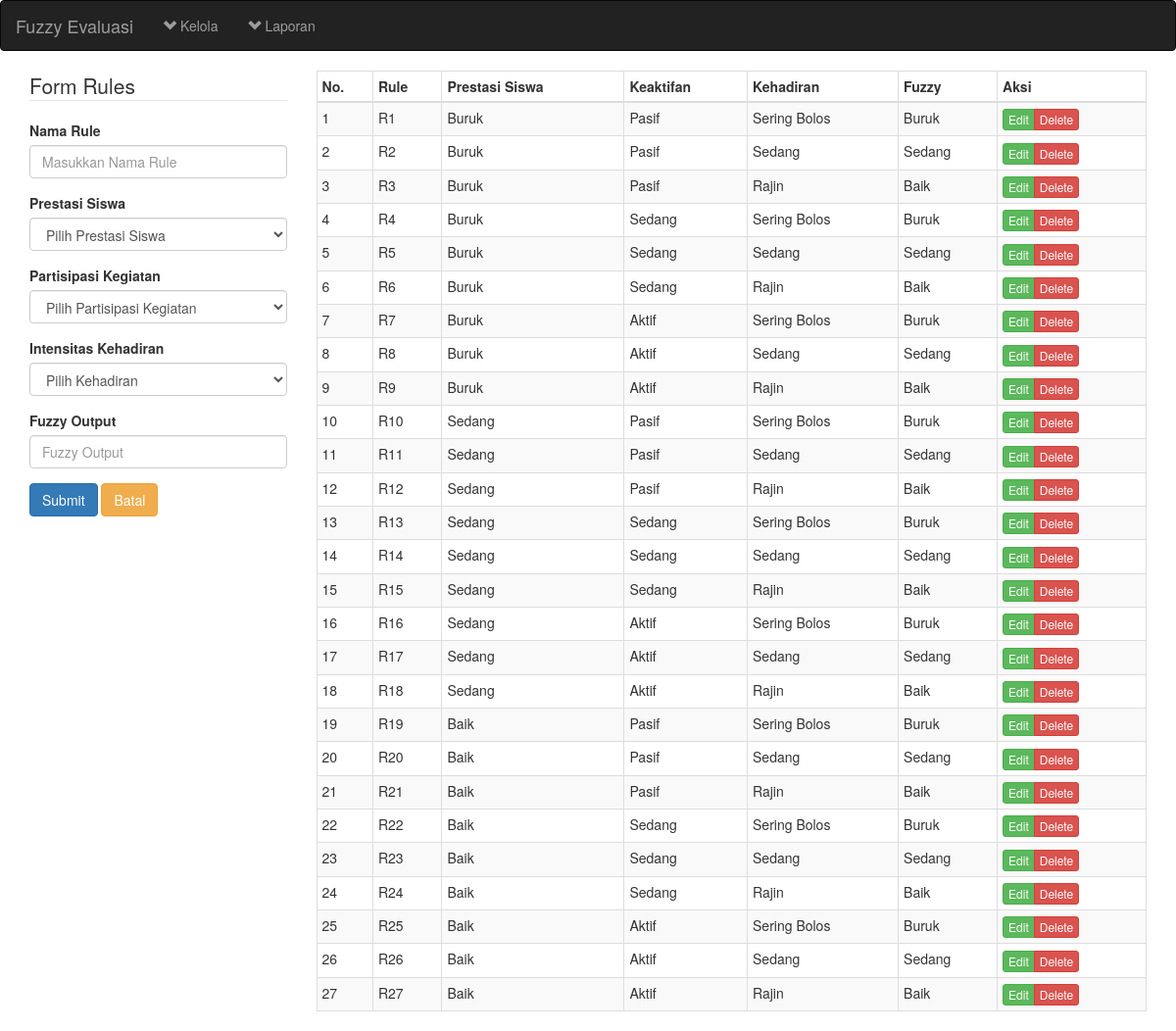
Page /fuzzyevaluasi2/rules.php on the committed database.
### tables this page shows
CREATE TABLE `rules` (
  `rule_id` int(11) NOT NULL AUTO_INCREMENT,
  `rulename` varchar(50) NOT NULL DEFAULT '0',
  `prestasi` varchar(50) NOT NULL DEFAULT '0',
  `kegiatan` varchar(50) NOT NULL DEFAULT '0',
  `kehadiran` varchar(100) NOT NULL DEFAULT '0',
  `fuzzy_output` varchar(100) NOT NULL DEFAULT '0',
  `datetime` datetime NOT NULL DEFAULT CURRENT_TIMESTAMP ON UPDATE CURRENT_TIMESTAMP,
  PRIMARY KEY (`rule_id`)
);

### fuzzyevaluasi2/rules.php (called while the page is built, shortened)
<?php include('header.php'); ?>
<?php include('content-rules.php'); ?>
<?php include('footer.php'); ?>

### fuzzyevaluasi2/list-rule.php (the view, shortened to what this page needs)
<?php
$sql="select * from rules";
$result=mysql_query($sql)or die('Maaf, Query Salah');
function show_rule($show){
	global $result;
	if($result==true){
		while($row=mysql_fetch_array($result)):
			?>
				<tr>
					<td><?php echo $row['rule_id'] ?></td>
					<td><?php echo $row['rulename'] ?></td>
					<td><?php echo $row['prestasi'] ?></td>
					<td><?php echo $row['kegiatan'] ?></td>
					<td><?php echo $row['kehadiran'] ?></td>
					<td><?php echo $row['fuzzy_output'] ?></td>
				<?php
					switch ($show) {
						case 'all':
							?>
							<td><div class="btn-group">
								<a href="proses.php?form=rules&a=edit&id=<?php echo $row['rule_id'] ?>" class="btn btn-xs btn-success">Edit</a>
								<a href="proses.php?form=rules&a=delete&id=<?php echo $row['rule_id'] ?>" class="btn btn-xs btn-danger">Delete</a>
							</div></td>
							<?php
							break;
							?>
							<?php
					}
				?>
				</tr>
			<?php
		endwhile;
	}
}
?>

### rows in the picture
rules: rule_id "1", rulename "R1", prestasi "Buruk", kegiatan "Pasif", kehadiran "Sering Bolos", fuzzy_output "Buruk"
rules: rule_id "2", rulename "R2", prestasi "Buruk", kegiatan "Pasif", kehadiran "Sedang", fuzzy_output "Sedang"
rules: rule_id "3", rulename "R3", prestasi "Buruk", kegiatan "Pasif", kehadiran "Rajin", fuzzy_output "Baik"
rules: rule_id "4", rulename "R4", prestasi "Buruk", kegiatan "Sedang", kehadiran "Sering Bolos", fuzzy_output "Buruk"
rules: rule_id "5", rulename "R5", prestasi "Buruk", kegiatan "Sedang", kehadiran "Sedang", fuzzy_output "Sedang"
rules: rule_id "6", rulename "R6", prestasi "Buruk", kegiatan "Sedang", kehadiran "Rajin", fuzzy_output "Baik"
rules: rule_id "7", rulename "R7", prestasi "Buruk", kegiatan "Aktif", kehadiran "Sering Bolos", fuzzy_output "Buruk"
rules: rule_id "8", rulename "R8", prestasi "Buruk", kegiatan "Aktif", kehadiran "Sedang", fuzzy_output "Sedang"
rules: rule_id "9", rulename "R9", prestasi "Buruk", kegiatan "Aktif", kehadiran "Rajin", fuzzy_output "Baik"
rules: rule_id "10", rulename "R10", prestasi "Sedang", kegiatan "Pasif", kehadiran "Sering Bolos", fuzzy_output "Buruk"
rules: rule_id "11", rulename "R11", prestasi "Sedang", kegiatan "Pasif", kehadiran "Sedang", fuzzy_output "Sedang"
rules: rule_id "12", rulename "R12", prestasi "Sedang", kegiatan "Pasif", kehadiran "Rajin", fuzzy_output "Baik"
rules: rule_id "13", rulename "R13", prestasi "Sedang", kegiatan "Sedang", kehadiran "Sering Bolos", fuzzy_output "Buruk"
rules: rule_id "14", rulename "R14", prestasi "Sedang", kegiatan "Sedang", kehadiran "Sedang", fuzzy_output "Sedang"
rules: rule_id "15", rulename "R15", prestasi "Sedang", kegiatan "Sedang", kehadiran "Rajin", fuzzy_output "Baik"
rules: rule_id "16", rulename "R16", prestasi "Sedang", kegiatan "Aktif", kehadiran "Sering Bolos", fuzzy_output "Buruk"
rules: rule_id "17", rulename "R17", prestasi "Sedang", kegiatan "Aktif", kehadiran "Sedang", fuzzy_output "Sedang"
rules: rule_id "18", rulename "R18", prestasi "Sedang", kegiatan "Aktif", kehadiran "Rajin", fuzzy_output "Baik"
rules: rule_id "19", rulename "R19", prestasi "Baik", kegiatan "Pasif", kehadiran "Sering Bolos", fuzzy_output "Buruk"
rules: rule_id "20", rulename "R20", prestasi "Baik", kegiatan "Pasif", kehadiran "Sedang", fuzzy_output "Sedang"
rules: rule_id "21", rulename "R21", prestasi "Baik", kegiatan "Pasif", kehadiran "Rajin", fuzzy_output "Baik"
rules: rule_id "22", rulename "R22", prestasi "Baik", kegiatan "Sedang", kehadiran "Sering Bolos", fuzzy_output "Buruk"
rules: rule_id "23", rulename "R23", prestasi "Baik", kegiatan "Sedang", kehadiran "Sedang", fuzzy_output "Sedang"
rules: rule_id "24", rulename "R24", prestasi "Baik", kegiatan "Sedang", kehadiran "Rajin", fuzzy_output "Baik"
rules: rule_id "25", rulename "R25", prestasi "Baik", kegiatan "Aktif", kehadiran "Sering Bolos", fuzzy_output "Buruk"
rules: rule_id "26", rulename "R26", prestasi "Baik", kegiatan "Aktif", kehadiran "Sedang", fuzzy_output "Sedang"
rules: rule_id "27", rulename "R27", prestasi "Baik", kegiatan "Aktif", kehadiran "Rajin", fuzzy_output "Baik"
